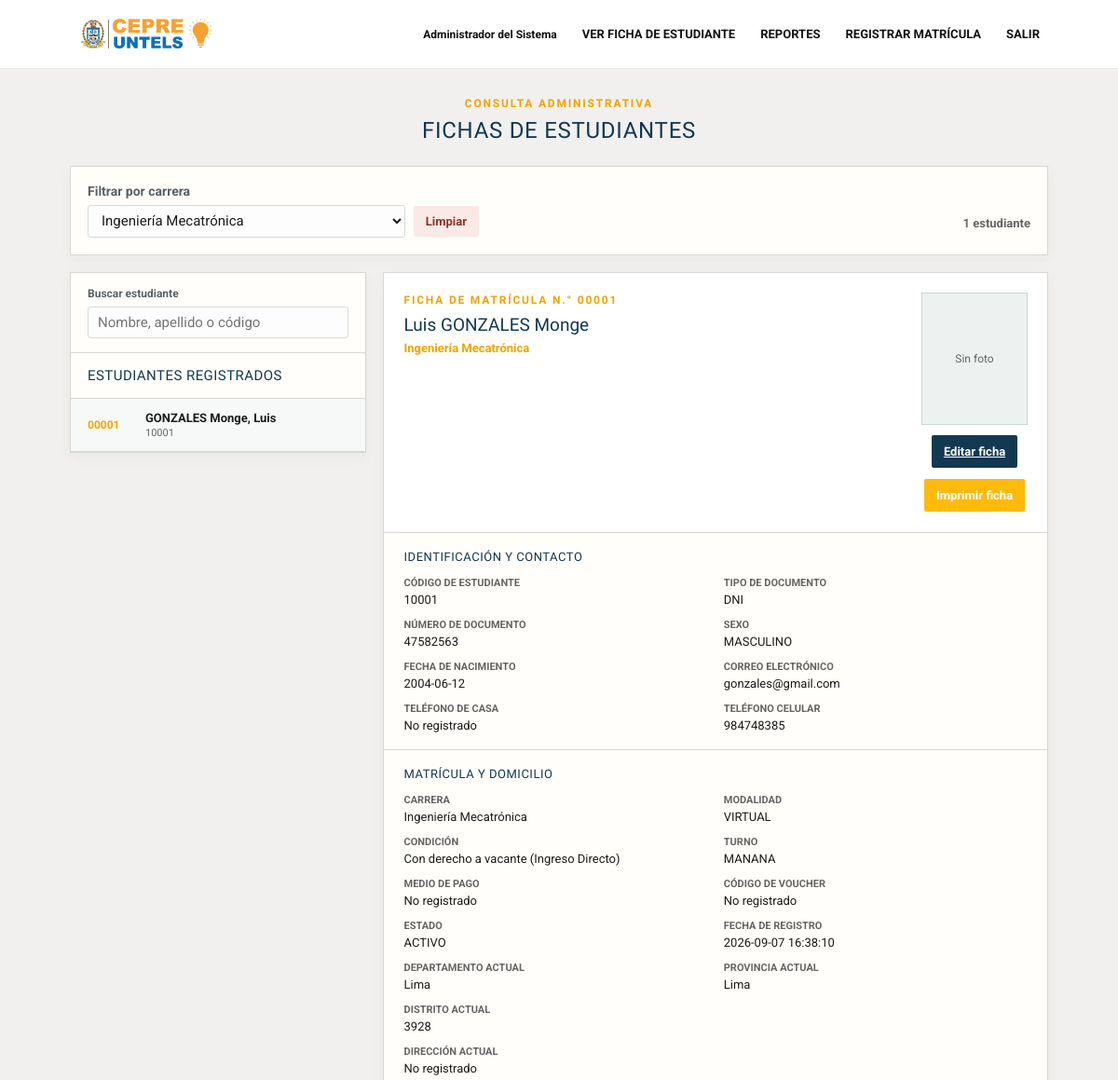
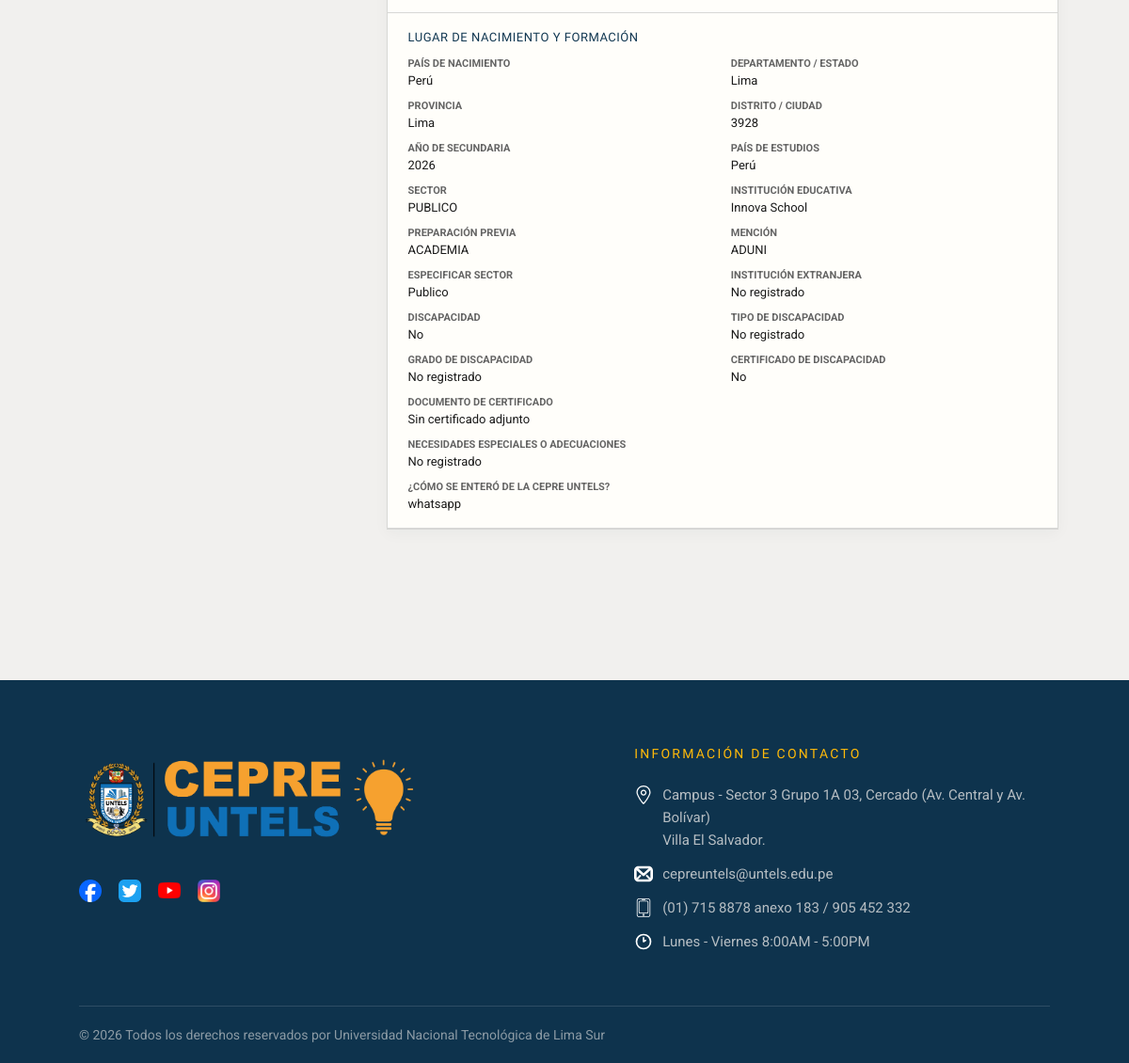
Screenshot of /public/fichas.php?carrera_id=8&matricula_id=1 (signed in) with the database file from the repository (2 pictures, top to bottom).
### tables this page shows
CREATE TABLE `matriculas` (
  `id` bigint(20) UNSIGNED NOT NULL,
  `numero` varchar(30) NOT NULL,
  `estudiante_id` int(11) NOT NULL,
  `periodo_id` smallint(5) UNSIGNED NOT NULL,
  `condicion_id` tinyint(3) UNSIGNED NOT NULL,
  `turno_id` tinyint(3) UNSIGNED NOT NULL,
  `modalidad_clase_id` tinyint(3) UNSIGNED NOT NULL,
  `carrera_id` int(11) NOT NULL,
  `medio_pago` varchar(30) DEFAULT NULL,
  `codigo_voucher` varchar(50) DEFAULT NULL,
  `estado` enum('BORRADOR','PENDIENTE','OBSERVADA','CONFIRMADA','ANULADA') NOT NULL DEFAULT 'BORRADOR',
  `fecha_registro` datetime NOT NULL DEFAULT current_timestamp(),
  `observaciones` varchar(500) DEFAULT NULL
);

CREATE TABLE `estudiantes` (
  `id_estudiante` int(11) NOT NULL,
  `numero_matricula` varchar(10) NOT NULL,
  `codigo_estudiante` varchar(20) DEFAULT NULL,
  `apellido_paterno` varchar(50) NOT NULL,
  `apellido_materno` varchar(50) NOT NULL,
  `nombres` varchar(100) NOT NULL,
  `tipo_documento` enum('DNI','CE','PASAPORTE') DEFAULT 'DNI',
  `numero_documento` varchar(20) NOT NULL,
  `sexo` enum('MASCULINO','FEMENINO') NOT NULL,
  `fecha_nacimiento` date NOT NULL,
  `email` varchar(100) NOT NULL,
  `telefono_casa` varchar(15) DEFAULT NULL,
  `telefono_celular` varchar(15) NOT NULL,
  `pais_actual` varchar(50) DEFAULT NULL,
  `departamento_actual` varchar(50) DEFAULT NULL,
  `provincia_actual` varchar(50) DEFAULT NULL,
  `distrito_actual` varchar(50) DEFAULT NULL,
  `direccion_actual` text DEFAULT NULL,
  `pais_nacimiento` varchar(50) DEFAULT NULL,
  `departamento_nacimiento` varchar(50) DEFAULT NULL,
  `provincia_nacimiento` varchar(50) DEFAULT NULL,
  `distrito_nacimiento` varchar(50) DEFAULT NULL,
  `anio_concluye_secundaria` year(4) DEFAULT NULL,
  `institucion_educativa` varchar(100) DEFAULT NULL,
  `preparacion_anterior` varchar(50) DEFAULT NULL,
  `mencion` varchar(100) DEFAULT NULL,
  `carrera_postula` varchar(100) NOT NULL,
  `tiene_enfermedad` tinyint(1) DEFAULT 0,
  `tratamiento` text DEFAULT NULL,
  `nombre_apoderado` varchar(100) DEFAULT NULL,
  `telefono_apoderado` varchar(15) DEFAULT NULL,
  `como_se_entero` varchar(100) DEFAULT NULL,
  `modalidad` enum('REGULAR','INTENSIVO','SEMIPRESENCIAL') DEFAULT 'REGULAR',
  `condicion` enum('ORDINARIO','EXTRAORDINARIO') DEFAULT 'ORDINARIO',
  `turno` enum('MANANA','TARDE','NOCHE') NOT NULL,
  `estado` enum('ACTIVO','INACTIVO','RETIRADO') DEFAULT 'ACTIVO',
  `fecha_registro` timestamp NOT NULL DEFAULT current_timestamp(),
  `fecha_actualizacion` timestamp NOT NULL DEFAULT current_timestamp() ON UPDATE current_timestamp()
);

CREATE TABLE `carreras` (
  `id_carrera` int(11) NOT NULL,
  `nombre_carrera` varchar(100) NOT NULL,
  `descripcion` text DEFAULT NULL,
  `estado` enum('ACTIVO','INACTIVO') DEFAULT 'ACTIVO',
  `fecha_creacion` timestamp NOT NULL DEFAULT current_timestamp()
);

CREATE TABLE `modalidades_clase` (
  `id` tinyint(3) UNSIGNED NOT NULL,
  `nombre` varchar(30) NOT NULL
);

CREATE TABLE `condiciones_matricula` (
  `id` tinyint(3) UNSIGNED NOT NULL,
  `nombre` varchar(40) NOT NULL
);

CREATE TABLE `turnos` (
  `id` tinyint(3) UNSIGNED NOT NULL,
  `nombre` varchar(30) NOT NULL
);

CREATE TABLE `informacion_academica` (
  `id` bigint(20) UNSIGNED NOT NULL,
  `matricula_id` bigint(20) UNSIGNED NOT NULL,
  `anio_conclusion_secundaria` year(4) NOT NULL,
  `pais` varchar(80) NOT NULL,
  `departamento_ubigeo` char(6) DEFAULT NULL,
  `provincia_ubigeo` char(6) DEFAULT NULL,
  `distrito_ubigeo` char(6) DEFAULT NULL,
  `departamento_extranjero` varchar(120) DEFAULT NULL,
  `provincia_extranjera` varchar(120) DEFAULT NULL,
  `distrito_extranjero` varchar(120) DEFAULT NULL,
  `sector_id` tinyint(3) UNSIGNED DEFAULT NULL,
  `especificar_sector` varchar(120) DEFAULT NULL,
  `nombre_institucion` varchar(150) DEFAULT NULL,
  `nombre_institucion_extranjera` varchar(150) DEFAULT NULL,
  `preparacion_previa_id` tinyint(3) UNSIGNED DEFAULT NULL,
  `mencion` varchar(120) DEFAULT NULL,
  `tiene_discapacidad` tinyint(1) NOT NULL DEFAULT 0,
  `tipo_discapacidad` varchar(30) DEFAULT NULL,
  `otro_tipo_discapacidad` varchar(120) DEFAULT NULL,
  `grado_discapacidad` varchar(20) DEFAULT NULL,
  `necesidades_especiales` varchar(500) DEFAULT NULL,
  `tiene_certificado_discapacidad` tinyint(1) NOT NULL DEFAULT 0,
  `como_se_entero_cepre` varchar(150) DEFAULT NULL
);

CREATE TABLE `sectores` (
  `id` tinyint(3) UNSIGNED NOT NULL,
  `nombre` varchar(60) NOT NULL
);

CREATE TABLE `preparaciones_previas` (
  `id` tinyint(3) UNSIGNED NOT NULL,
  `nombre` varchar(80) NOT NULL
);

### public/fichas.php (the view, shortened to what the rows shown need)
<?php
require_once __DIR__ . '/../app/models/MatriculaModel.php';
$model = new MatriculaModel();
$carreraId = filter_var($_GET['carrera_id'] ?? null, FILTER_VALIDATE_INT, ['options' => ['min_range' => 1]]);
$matriculaId = filter_var($_GET['matricula_id'] ?? null, FILTER_VALIDATE_INT, ['options' => ['min_range' => 1]]);
$carreraSeleccionada = $carreraId !== false && $carreraId !== null;
$estudiantes = $carreraSeleccionada ? $model->listarEstudiantes($carreraId) : [];
$ficha = $matriculaId === false || $matriculaId === null ? null : $model->fichaEstudiante($matriculaId);
function fichaValue(array $ficha, string $key): string
{
    $value = $ficha[$key] ?? null;
    return $value === null || $value === '' ? 'No registrado' : htmlspecialchars((string) $value, ENT_QUOTES, 'UTF-8');
}
?>
<!DOCTYPE html>
<html lang="es">
<head>
    <link rel="stylesheet" href="/cepre_untels/public/css/app.css?v=20260909">
</head>
<body>
    <main class="page-shell">
        <div class="page-heading">
            <h1>FICHAS DE ESTUDIANTES</h1>
        </div>
        <?php if (!$carreraSeleccionada): ?>
            <p class="selection-hint selection-hint--initial">Selecciona un estudiante para ver su ficha completa.</p>
        <?php else: ?>
        <section class="ficha-layout">
            <div class="panel student-list">
                <h2 class="panel-title">Estudiantes registrados</h2>
                <?php if (!$estudiantes): ?>
                    <p class="empty-state">No hay estudiantes registrados para este filtro.</p>
                <?php else: ?>
                    <div class="student-list__items">
                        <?php foreach ($estudiantes as $estudiante): ?>
                            <a class="student-row <?= $ficha !== null && (int) $ficha['matricula_id'] === (int) $estudiante['matricula_id'] ? 'student-row--active' : '' ?>" href="?carrera_id=<?= (int) ($carreraId ?? 0) ?>&matricula_id=<?= (int) $estudiante['matricula_id'] ?>">
                                <span class="student-row__number"><?= htmlspecialchars($estudiante['numero'], ENT_QUOTES, 'UTF-8') ?></span>
                                <span class="student-row__name"><?= htmlspecialchars(trim($estudiante['apellido_paterno'] . ' ' . $estudiante['apellido_materno'] . ', ' . $estudiante['nombres']), ENT_QUOTES, 'UTF-8') ?></span>
                                <small><?= htmlspecialchars((string) ($estudiante['codigo_estudiante'] ?? 'Sin código'), ENT_QUOTES, 'UTF-8') ?></small>
                            </a>
                        <?php endforeach; ?>
                    </div>
                <?php endif; ?>
            </div>
            <?php if ($ficha !== null): ?>
                <article class="panel student-sheet">
                    <div class="sheet-header">
                        <div>
                            <p class="eyebrow">Ficha de matrícula N.° <?= fichaValue($ficha, 'numero') ?></p>
                            <h2><?= fichaValue($ficha, 'nombres') ?> <?= fichaValue($ficha, 'apellido_paterno') ?> <?= fichaValue($ficha, 'apellido_materno') ?></h2>
                            <p class="sheet-subtitle"><?= fichaValue($ficha, 'nombre_carrera') ?></p>
                        </div>
                        <div class="sheet-header__actions">
                            <div class="student-photo-frame">
                                <span>Sin foto</span>
                            </div>
                            <a class="button button--dark" href="/cepre_untels/public/editar.php?matricula_id=<?= (int) $ficha['matricula_id'] ?>">Editar ficha</a>
                            <button class="button button--gold" type="button" onclick="window.print()">Imprimir ficha</button>
                        </div>
                    </div>
                    <div class="sheet-section">
                        <h3>Identificación y contacto</h3>
                        <dl class="detail-grid">
                            <div><dt>Código de estudiante</dt><dd><?= fichaValue($ficha, 'codigo_estudiante') ?></dd></div>
                            <div><dt>Tipo de documento</dt><dd><?= fichaValue($ficha, 'tipo_documento') ?></dd></div>
                            <div><dt>Número de documento</dt><dd><?= fichaValue($ficha, 'numero_documento') ?></dd></div>
                            <div><dt>Sexo</dt><dd><?= fichaValue($ficha, 'sexo') ?></dd></div>
                            <div><dt>Fecha de nacimiento</dt><dd><?= fichaValue($ficha, 'fecha_nacimiento') ?></dd></div>
                            <div><dt>Correo electrónico</dt><dd><?= fichaValue($ficha, 'email') ?></dd></div>
                            <div><dt>Teléfono de casa</dt><dd><?= fichaValue($ficha, 'telefono_casa') ?></dd></div>
                            <div><dt>Teléfono celular</dt><dd><?= fichaValue($ficha, 'telefono_celular') ?></dd></div>
                        </dl>
                    </div>
                    <div class="sheet-section">
                        <h3>Matrícula y domicilio</h3>
                        <dl class="detail-grid">
                            <div><dt>Carrera</dt><dd><?= fichaValue($ficha, 'nombre_carrera') ?></dd></div>
                            <div><dt>Modalidad</dt><dd><?= fichaValue($ficha, 'modalidad_nombre') ?></dd></div>
                            <div><dt>Condición</dt><dd><?= fichaValue($ficha, 'condicion_nombre') ?></dd></div>
                            <div><dt>Turno</dt><dd><?= fichaValue($ficha, 'turno_nombre') ?></dd></div>
                            <div><dt>Medio de pago</dt><dd><?= fichaValue($ficha, 'medio_pago') ?></dd></div>
                            <div><dt>Código de voucher</dt><dd><?= fichaValue($ficha, 'codigo_voucher') ?></dd></div>
                            <div><dt>Estado</dt><dd><?= fichaValue($ficha, 'estado') ?></dd></div>
                            <div><dt>Fecha de registro</dt><dd><?= fichaValue($ficha, 'fecha_registro') ?></dd></div>
                            <div><dt>Departamento actual</dt><dd><?= fichaValue($ficha, 'departamento_actual') ?></dd></div>
                            <div><dt>Provincia actual</dt><dd><?= fichaValue($ficha, 'provincia_actual') ?></dd></div>
                            <div><dt>Distrito actual</dt><dd><?= fichaValue($ficha, 'distrito_actual_nombre') ?></dd></div>
                            <div class="detail-grid__wide"><dt>Dirección actual</dt><dd><?= fichaValue($ficha, 'direccion_actual') ?></dd></div>
                        </dl>
                    </div>
                    <div class="sheet-section">
                        <h3>Lugar de nacimiento y formación</h3>
                        <dl class="detail-grid">
                            <div><dt>País de nacimiento</dt><dd><?= fichaValue($ficha, 'pais_nacimiento') ?></dd></div>
                            <div><dt>Departamento / estado</dt><dd><?= fichaValue($ficha, 'departamento_nacimiento') ?></dd></div>
                            <div><dt>Provincia</dt><dd><?= fichaValue($ficha, 'provincia_nacimiento') ?></dd></div>
                            <div><dt>Distrito / ciudad</dt><dd><?= fichaValue($ficha, 'distrito_nacimiento_nombre') ?></dd></div>
                            <div><dt>Año de secundaria</dt><dd><?= fichaValue($ficha, 'anio_conclusion_secundaria') ?></dd></div>
                            <div><dt>País de estudios</dt><dd><?= fichaValue($ficha, 'pais_estudios') ?></dd></div>
                            <div><dt>Sector</dt><dd><?= fichaValue($ficha, 'sector_nombre') ?></dd></div>
                            <div><dt>Institución educativa</dt><dd><?= fichaValue($ficha, 'nombre_institucion') !== 'No registrado' ? fichaValue($ficha, 'nombre_institucion') : fichaValue($ficha, 'institucion_educativa') ?></dd></div>
                            <div><dt>Preparación previa</dt><dd><?= fichaValue($ficha, 'preparacion_nombre') ?></dd></div>
                            <div><dt>Mención</dt><dd><?= fichaValue($ficha, 'mencion_academica') !== 'No registrado' ? fichaValue($ficha, 'mencion_academica') : fichaValue($ficha, 'mencion') ?></dd></div>
                            <div><dt>Especificar sector</dt><dd><?= fichaValue($ficha, 'especificar_sector') ?></dd></div>
                            <div><dt>Institución extranjera</dt><dd><?= fichaValue($ficha, 'nombre_institucion_extranjera') ?></dd></div>
                            <div><dt>Discapacidad</dt><dd><?= (int) ($ficha['tiene_discapacidad'] ?? 0) === 1 ? 'Sí' : 'No' ?></dd></div>
                            <div><dt>Tipo de discapacidad</dt><dd><?= fichaValue($ficha, 'tipo_discapacidad') !== 'No registrado' ? fichaValue($ficha, 'tipo_discapacidad') : fichaValue($ficha, 'otro_tipo_discapacidad') ?></dd></div>
                            <div><dt>Grado de discapacidad</dt><dd><?= fichaValue($ficha, 'grado_discapacidad') ?></dd></div>
                            <div><dt>Certificado de discapacidad</dt><dd><?= (int) ($ficha['tiene_certificado_discapacidad'] ?? 0) === 1 ? 'Sí' : 'No' ?></dd></div>
                            <div><dt>Documento de certificado</dt><dd><?php if (!empty($ficha['certificado_ruta'])): ?><a class="button button--gold" href="/cepre_untels/public/archivo.php?matricula_id=<?= (int) $ficha['matricula_id'] ?>&tipo=certificado" target="_blank" rel="noopener">Ver certificado</a><?php else: ?>Sin certificado adjunto<?php endif; ?></dd></div>
                            <div class="detail-grid__wide"><dt>Necesidades especiales o adecuaciones</dt><dd><?= fichaValue($ficha, 'necesidades_especiales') ?></dd></div>
                            <div><dt>¿Cómo se enteró de la CEPRE UNTELS?</dt><dd><?= fichaValue($ficha, 'como_se_entero_cepre') ?></dd></div>
                        </dl>
                    </div>
                </article>
            <?php else: ?>
                <p class="selection-hint">Selecciona un estudiante para ver su ficha completa.</p>
            <?php endif; ?>
        </section>
        <?php endif; ?>
    </main>
    <?php require __DIR__ . '/../app/views/partials/site-footer.php'; ?>
</body>
</html>

### rows the page displays
matriculas: numero "00001", estudiante.nombres "GONZALES Monge, Luis", estudiante.codigo_estudiante "10001", estudiante.nombres "Luis", estudiante.apellido_paterno "GONZALES", estudiante.apellido_materno "Monge", carrera.nombre_carrera "Ingeniería Mecatrónica", estudiante.tipo_documento "DNI", estudiante.numero_documento "47582563", estudiante.sexo "MASCULINO", estudiante.fecha_nacimiento "2004-06-12", estudiante.email "gonzales@gmail.com", estudiante.telefono_celular "984748385", modalidad_clase.nombre "VIRTUAL", condicion.nombre "Con derecho a vacante (Ingreso Directo)", turno.nombre "MANANA", estudiante.estado "ACTIVO", estudiante.fecha_registro "2026-09-07 16:38:10", estudiante.departamento_actual "Lima", estudiante.provincia_actual "Lima", estudiante.pais_nacimiento "Perú", estudiante.departamento_nacimiento "Lima", estudiante.provincia_nacimiento "Lima", informacion_academica.anio_conclusion_secundaria "2026", informacion_academica.pais "Perú", sectores.nombre "PUBLICO", informacion_academica.nombre_institucion "Innova School", preparaciones_previas.nombre "ACADEMIA", informacion_academica.mencion "ADUNI", informacion_academica.especificar_sector "Publico", informacion_academica.como_se_entero_cepre "whatsapp"

### other values shown
currentUser()['nombre'] "Administrador del Sistema"
count($estudiantes) "1"
fichaValue($ficha, 'telefono_casa') "No registrado"
fichaValue($ficha, 'medio_pago') "No registrado"
fichaValue($ficha, 'codigo_voucher') "No registrado"
fichaValue($ficha, 'distrito_actual_nombre') "3928"
fichaValue($ficha, 'direccion_actual') "No registrado"
fichaValue($ficha, 'distrito_nacimiento_nombre') "3928"
fichaValue($ficha, 'nombre_institucion_extranjera') "No registrado"
fichaValue($ficha, 'otro_tipo_discapacidad') "No registrado"
fichaValue($ficha, 'grado_discapacidad') "No registrado"
fichaValue($ficha, 'necesidades_especiales') "No registrado"
form field carrera_id "Ingeniería Mecatrónica"
